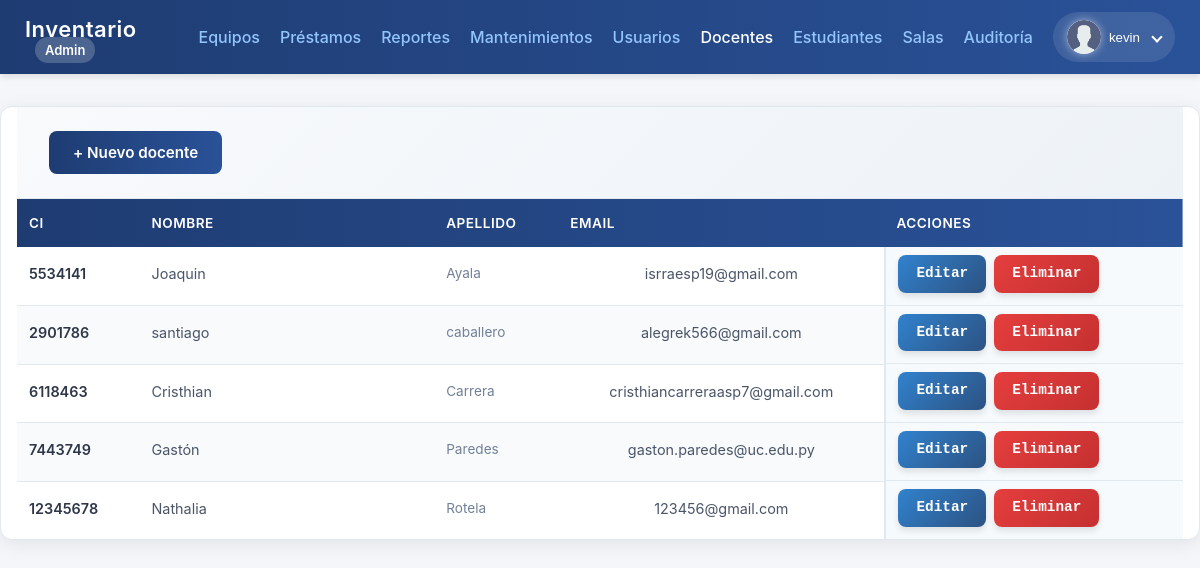
Screenshot of /public/docentes_listar.php (signed in) with the database file from the repository.
### tables this page shows
CREATE TABLE `docentes` (
  `id` int(11) NOT NULL,
  `ci` varchar(50) NOT NULL,
  `nombre` varchar(100) NOT NULL,
  `apellido` varchar(100) NOT NULL,
  `email` varchar(150) NOT NULL,
  `telefono` varchar(20) NOT NULL,
  `password_hash` varchar(255) NOT NULL,
  `creado_en` timestamp NOT NULL DEFAULT current_timestamp() ON UPDATE current_timestamp()
);

### public/docentes_listar.php (the view, shortened to what this page needs)
<?php
require __DIR__ . '/../init.php';
$stmt = $mysqli->query("SELECT id, ci, nombre, apellido, email FROM docentes ORDER BY apellido, nombre");
$rows = $stmt->fetch_all(MYSQLI_ASSOC);
?>
<head>
    <link rel="stylesheet" href="../css/tabla_docentes_listar.css">
</head>
<?php
include __DIR__ . '/navbar.php';
?>
<div class="container">
    <div class="actions">
        <a class="btn" href="/inventario_uni/public/docentes_registro.php">+ Nuevo docente</a>
    </div>
    <table>
        <thead>
            <tr>
                <th>CI</th>
                <th>Nombre</th>
                <th>Apellido</th>
                <th>Email</th>
                <th>Acciones</th>
            </tr>
        </thead>
        <tbody>
            <?php if (!$rows): ?>
                <tr>
                    <td colspan="5">No hay docentes registrados.</td>
                </tr>
            <?php else: ?>
                <?php foreach ($rows as $r): ?>
                    <tr>
                        <td data-label="CI"><?= htmlspecialchars($r['ci']) ?></td>
                        <td data-label="Nombre"><?= htmlspecialchars($r['nombre']) ?></td>
                        <td data-label="Apellido"><?= htmlspecialchars($r['apellido']) ?></td>
                        <td data-label="Email"><?= htmlspecialchars($r['email']) ?></td>
                        <td data-label="Acciones">
                            <a class="btn btn-sm" href="/inventario_uni/public/docentes_editar_form.php?id=<?= $r['id'] ?>">Editar</a>
                            <a class="btn btn-sm btn-danger"
                                href="/inventario_uni/public/docentes_eliminar.php?id=<?= $r['id'] ?>"
                                onclick="return confirm('¿Seguro que deseas eliminar este docente?');">
                                Eliminar
                            </a>
                        </td>
                    </tr>
                <?php endforeach; ?>
            <?php endif; ?>
        </tbody>
    </table>
</div>

### css/tabla_docentes_listar.css (style rules this page uses)
.container { max-width: 1400px; margin: 2rem auto; padding: 0 1rem; background: white; border-radius: 12px; box-shadow: 0 4px 20px rgba(0, 0, 0, 0.08); border: 1px solid #e1e8ed; overflow: hidden; }
.actions { background: linear-gradient(135deg, #f8fafc 0%, #edf2f7 100%); padding: 1.5rem 2rem; border-bottom: 1px solid #e2e8f0; display: flex; justify-content: space-between; align-items: center; gap: 1rem; }
.actions .btn { background: linear-gradient(90deg, #1e3c72, #2a5298);; color: white; text-decoration: none; padding: 0.75rem 1.5rem; border-radius: 8px; font-weight: 600; font-size: 0.95rem; transition: all 0.3s ease; display: inline-flex; align-items: center; gap: 0.5rem; border: none; cursor: pointer; }
table { width: 100%; border-collapse: collapse; font-size: 0.9rem; }
thead { background: linear-gradient(90deg, #1e3c72, #2a5298); color: #fff; }
th { color: white; padding: 1rem 0.75rem; text-align: left; font-weight: 600; font-size: 0.85rem; text-transform: uppercase; letter-spacing: 0.5px; white-space: nowrap; }
td { padding: 1rem 0.75rem; border-bottom: 1px solid #e2e8f0; color: #4a5568; vertical-align: top; line-height: 1.5; }
tbody tr:nth-child(even) { background: #f8fafc; }
tbody tr:last-child td { border-bottom: none; }
td a { color: #667eea; text-decoration: none; font-weight: 500; font-size: 0.85rem; transition: all 0.3s ease; display: inline-block; margin-bottom: 0.25rem; padding: 0.2rem 0; }
td:last-child { font-family: 'Courier New', monospace; background: #f7fafc; border-left: 2px solid #e2e8f0; }
td:nth-child(1) { font-weight: 600; color: #2d3748; }
td:nth-child(2) { min-width: 200px; }
td:nth-child(3) { color: #718096; font-size: 0.85rem; }
td:nth-child(4) { text-align: center; }
td:nth-child(5) { text-align: center; font-weight: 600; }
.container { animation: slideIn 0.6s ease-out; }
tbody tr { transition: all 0.2s ease; }
td:last-child { position: relative; }
td[data-label="Acciones"] { white-space: nowrap; display: flex; align-items: center; gap: 8px; padding-top: 0.5rem; padding-bottom: 0.5rem; }
.btn-sm { padding: 8px 18px; border: none; border-radius: 8px; font-size: 0.9rem; font-weight: 600; color: #fff !important; text-decoration: none; cursor: pointer; transition: all 0.3s ease; box-shadow: 0 4px 6px rgba(0, 0, 0, 0.1); line-height: 1.5; text-align: center; display: inline-block; font-family: inherit; }
.btn-sm:not(.btn-danger) { background: linear-gradient(135deg, #3182ce 0%, #2c5282 100%); }
.btn-sm.btn-danger { background: linear-gradient(135deg, #e53e3e 0%, #c53030 100%); }

### css/navbar.css (style rules this page uses)
:root { --primary-color: #6366f1; --secondary-color: #0f172a; --secondary-light: #1e293b; --bg-dark: #0f172a; --shadow-md: 0 4px 6px -1px rgba(0, 0, 0, 0.1); --transition-fast: 150ms ease-in-out; --bg-secondary: #ffffff; --text-primary: #1e293b; --table-header-bg: #1e3a8a; --table-header-text: #ffffff; }
body { margin: 0; font-family: 'Inter', -apple-system, BlinkMacSystemFont, 'Segoe UI', Roboto, sans-serif; background-color: #f5f6fa; }

### rows the page displays
docentes: ci "5534141", nombre "Joaquin", apellido "Ayala", email "isrraesp19@gmail.com"
docentes: ci "2901786", nombre "santiago", apellido "caballero", email "alegrek566@gmail.com"
docentes: ci "6118463", nombre "Cristhian", apellido "Carrera", email "cristhiancarreraasp7@gmail.com"
docentes: ci "7443749", nombre "Gastón", apellido "Paredes", email "gaston.paredes@uc.edu.py"
docentes: ci "12345678", nombre "Nathalia", apellido "Rotela", email "123456@gmail.com"

### other values shown
$rol "Admin"
user()['nombre'] "kevin"
